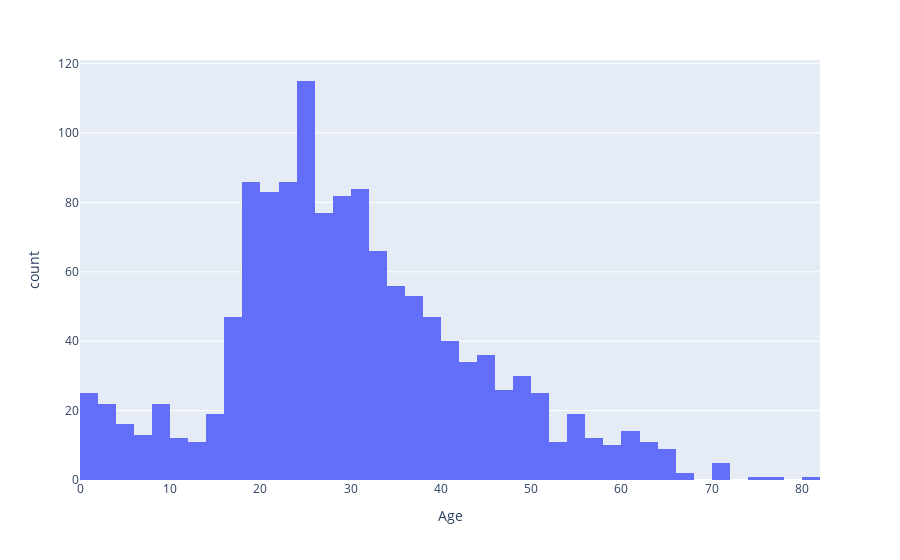

Source (notebook cell):
### Code cell
px.histogram(df, x="Age")

### Figure 1 — Plotly figure (JSON) as saved in the notebook; plotly's stock layout.template omitted (floating-point values rounded to 4 significant figures; data arrays with more than 128 entries replaced by an {"elided": "..."} marker saying what was removed)
{"data": [{"alignmentgroup": "True", "bingroup": "x", "hovertemplate": "Age=%{x}<br>count=%{y}<extra></extra>", "legendgroup": "", "marker": {"color": "#636efa", "pattern": {"shape": ""}}, "name": "", "offsetgroup": "", "orientation": "v", "showlegend": false, "type": "histogram", "x": {"elided": "1309 float values"}, "xaxis": "x", "yaxis": "y"}], "layout": {"barmode": "relative", "legend": {"tracegroupgap": 0}, "margin": {"t": 60}, "xaxis": {"anchor": "y", "domain": [0, 1], "title": {"text": "Age"}}, "yaxis": {"anchor": "x", "domain": [0, 1], "title": {"text": "count"}}}}
